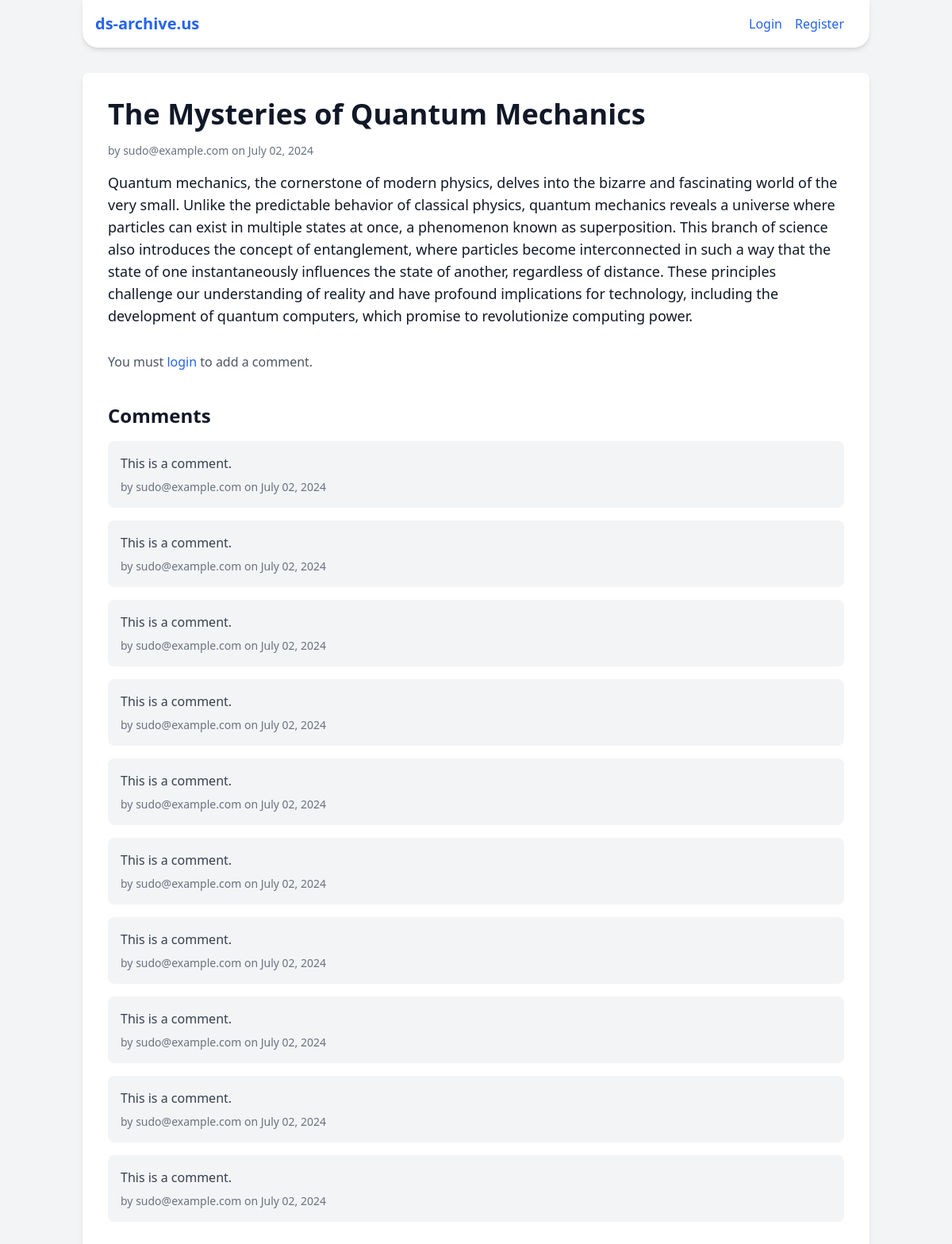
Before: /api/posts/1 with the older database file.
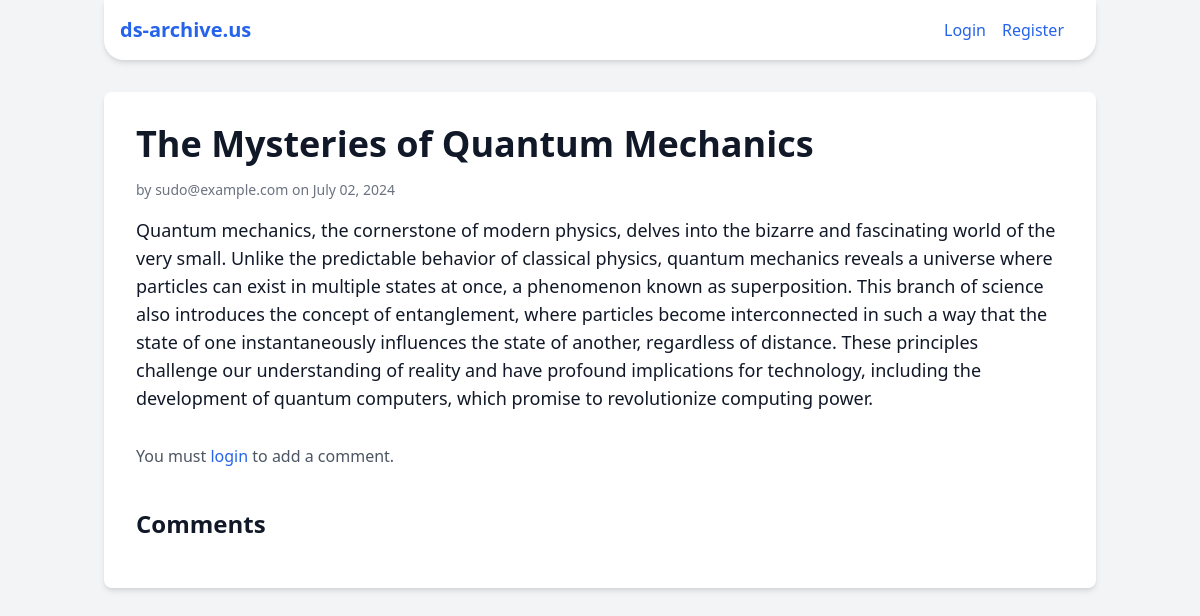
After: the same page with the newer database file.
### app/db.py (models this page shows)
class BlogPost(Base):
    __tablename__ = 'blog_posts'
    id = Column(Integer, primary_key=True)
    title = Column(String(100), nullable=False)
    content = Column(String(1000), nullable=False)
    author = Column(String(50), nullable=False)
    created_at = Column(DateTime, default=datetime.utcnow)

class Comment(Base):
    __tablename__ = 'comments'
    id = Column(Integer, primary_key=True)
    content = Column(String(500), nullable=False)
    author = Column(String(50), nullable=False)
    created_at = Column(DateTime, default=datetime.utcnow)
    post_id = Column(Integer, ForeignKey('blog_posts.id'))
    post = relationship("BlogPost", back_populates="comments")

### app/routes.py (the view)
@api.route("/posts/<int:post_id>", methods=['GET'])
def get_post(post_id):
    if request.method=='GET':
        current_user = session.get('user_email')
        post = db.get_post(post_id)
        return render_template('post.html', post=post, user=current_user)

### app/db.py (called while the page is built)
    def get_post(self, post_id):
        return self.session.query(BlogPost).filter(BlogPost.id == post_id).one_or_none()

### app/templates/post.html (shortened to what this page needs)
<!DOCTYPE html>
<html lang="en">
<head>
    <link href="https://cdn.jsdelivr.net/npm/tailwindcss@2.2.19/dist/tailwind.min.css" rel="stylesheet">
</head>
<body class="bg-gray-100 text-gray-900">
    <div class="container mx-auto px-4">
        <header class="bg-white shadow-md mb-8 header">
            <div class="flex items-center justify-between py-4 ml-4 mr-4">
                <h1 class="text-xl font-bold text-blue-600">ds-archive.us</h1>
                <ul class="flex gap-4">
                    {% if user %}
                        <li class="text-gray-600">Welcome, {{ user.split('@')[0] }}</li>
                        <li>
                            <form action="{{ url_for('api.logout') }}" method="POST">
                                <button type="submit" class="text-blue-600 hover:underline">Logout</button>
                            </form>
                        </li>
                    {% else %}
                        <li><a href="{{ url_for('api.login') }}" class="text-blue-600 hover:underline">Login</a></li>
                        <li><a href="{{ url_for('api.register') }}" class="text-blue-600 hover:underline">Register</a></li>
                    {% endif %}
                </ul>
            </div>
        </header>
        <div class="bg-white p-8 rounded-lg shadow-md mb-8">
            <h1 class="text-4xl font-bold mb-4">{{ post.title }}</h1>
            <p class="text-sm text-gray-500 mb-4">by {{ post.author }} on {{ post.created_at.strftime('%B %d, %Y') }}</p>
            <div class="text-lg mb-8">
                {{ post.content }}
            </div>
            {% if user %}
                <div class="bg-gray-100 p-4 rounded-lg">
                    <h2 class="text-2xl font-bold mb-4">Add a Comment</h2>
                    <form action="{{ url_for('api.add_comment', post_id=post.id) }}" method="POST">
                        <div class="mb-4">
                            <label for="content" class="block text-gray-700"></label>
                            <textarea id="content" name="content" rows="4" class="w-full p-2 border border-gray-300 rounded-lg focus:outline-none focus:ring-2 focus:ring-blue-500" required></textarea>
                        </div>
                        <div>
                            <button type="submit" class="px-4 py-2 bg-blue-500 text-white rounded-lg hover:bg-blue-600">Submit</button>
                        </div>
                    </form>
                </div>
            {% else %}
                <p class="text-gray-600">You must <a href="{{ url_for('api.login') }}" class="text-blue-600 hover:underline">login</a> to add a comment.</p>
            {% endif %}
            <div class="mt-10">
                <h2 class="text-2xl font-bold mb-4">Comments</h2>
                {% for comment in post.comments %}
                    <div class="bg-gray-100 p-4 rounded-lg mb-4">
                        <p class="text-gray-700">{{ comment.content }}</p>
                        <div class="text-gray-500 text-sm mt-2">by {{ comment.author }} on {{ comment.created_at.strftime('%B %d, %Y') }}</div>
                    </div>
                {% endfor %}
            </div>
        </div>
    </div>
</body>
</html>

### app/templates/post.html (style rules this page uses)
.header { border-bottom-left-radius: 20px; border-bottom-right-radius: 20px; }

Changed rows visible on the page:
removed Comment: content "This is a comment.", author "sudo@example.com", created_at "July 02, 2024"
removed Comment: content "This is a comment.", author "sudo@example.com", created_at "July 02, 2024"
removed Comment: content "This is a comment.", author "sudo@example.com", created_at "July 02, 2024"
removed Comment: content "This is a comment.", author "sudo@example.com", created_at "July 02, 2024"
removed Comment: content "This is a comment.", author "sudo@example.com", created_at "July 02, 2024"
removed Comment: content "This is a comment.", author "sudo@example.com", created_at "July 02, 2024"
removed Comment: content "This is a comment.", author "sudo@example.com", created_at "July 02, 2024"
removed Comment: content "This is a comment.", author "sudo@example.com", created_at "July 02, 2024"
removed Comment: content "This is a comment.", author "sudo@example.com", created_at "July 02, 2024"
removed Comment: content "This is a comment.", author "sudo@example.com", created_at "July 02, 2024"
